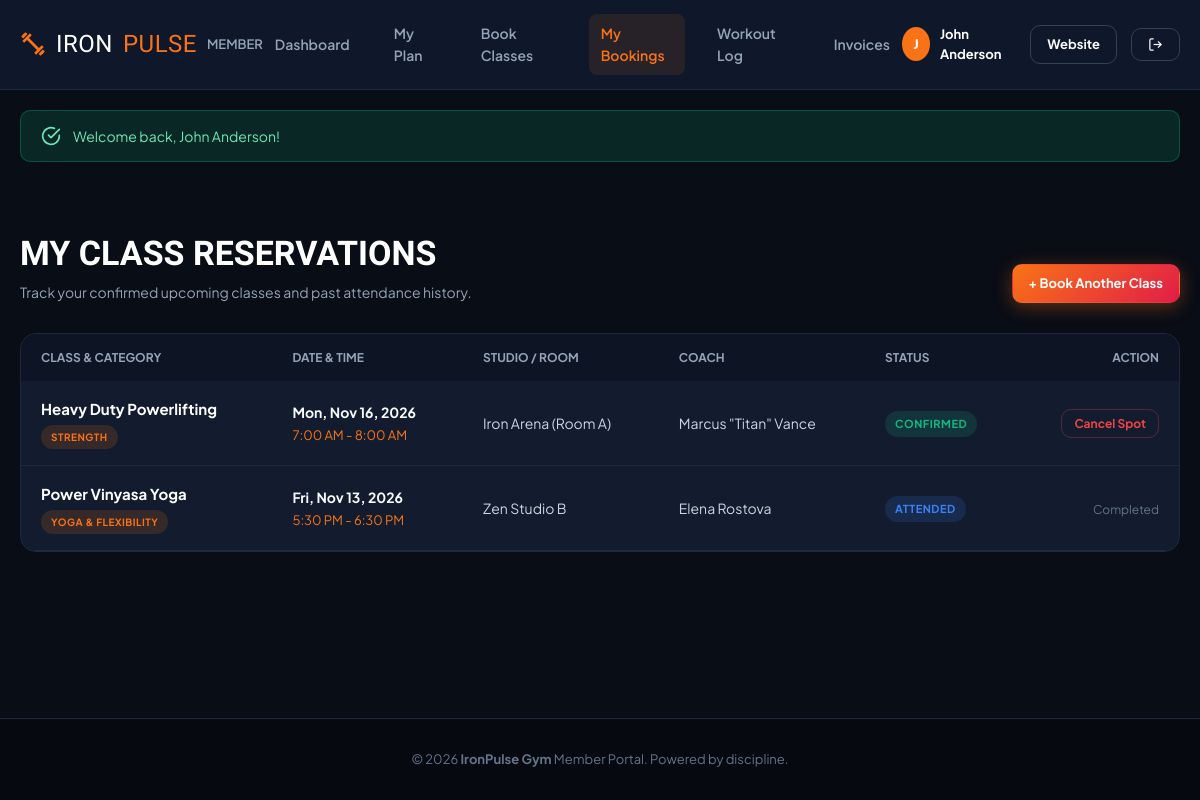
The page /member/my-bookings.php (signed in) on the database its author committed.
### tables this page shows
CREATE TABLE `users` (
  `id` INT AUTO_INCREMENT PRIMARY KEY,
  `full_name` VARCHAR(100) NOT NULL,
  `email` VARCHAR(120) NOT NULL UNIQUE,
  `password` VARCHAR(255) NOT NULL,
  `phone` VARCHAR(30) DEFAULT NULL,
  `role` ENUM('admin', 'member') NOT NULL DEFAULT 'member',
  `gender` ENUM('male', 'female', 'other') DEFAULT 'other',
  `dob` DATE DEFAULT NULL,
  `avatar` VARCHAR(255) DEFAULT 'default-avatar.png',
  `address` TEXT DEFAULT NULL,
  `emergency_contact` VARCHAR(150) DEFAULT NULL,
  `fitness_goals` TEXT DEFAULT NULL,
  `status` ENUM('active', 'inactive', 'suspended') NOT NULL DEFAULT 'active',
  `created_at` TIMESTAMP DEFAULT CURRENT_TIMESTAMP,
  `updated_at` TIMESTAMP DEFAULT CURRENT_TIMESTAMP ON UPDATE CURRENT_TIMESTAMP
);

CREATE TABLE `class_bookings` (
  `id` INT AUTO_INCREMENT PRIMARY KEY,
  `schedule_id` INT NOT NULL,
  `user_id` INT NOT NULL,
  `booking_date` DATE NOT NULL,
  `status` ENUM('confirmed', 'attended', 'cancelled') NOT NULL DEFAULT 'confirmed',
  `booked_at` TIMESTAMP DEFAULT CURRENT_TIMESTAMP,
  FOREIGN KEY (`schedule_id`) REFERENCES `class_schedules` (`id`) ON DELETE CASCADE,
  FOREIGN KEY (`user_id`) REFERENCES `users` (`id`) ON DELETE CASCADE
);

CREATE TABLE `classes` (
  `id` INT AUTO_INCREMENT PRIMARY KEY,
  `name` VARCHAR(120) NOT NULL,
  `category` ENUM('Strength', 'Cardio', 'HIIT', 'Yoga & Flexibility', 'Combat / Boxing', 'Crossfit') NOT NULL DEFAULT 'Strength',
  `trainer_id` INT DEFAULT NULL,
  `description` TEXT DEFAULT NULL,
  `duration_minutes` INT NOT NULL DEFAULT 60,
  `capacity` INT NOT NULL DEFAULT 20,
  `intensity` ENUM('Beginner', 'Intermediate', 'Advanced', 'All Levels') NOT NULL DEFAULT 'All Levels',
  `image` VARCHAR(255) DEFAULT 'class-default.jpg',
  `status` ENUM('active', 'inactive') NOT NULL DEFAULT 'active',
  `created_at` TIMESTAMP DEFAULT CURRENT_TIMESTAMP,
  FOREIGN KEY (`trainer_id`) REFERENCES `trainers` (`id`) ON DELETE SET NULL
);

CREATE TABLE `class_schedules` (
  `id` INT AUTO_INCREMENT PRIMARY KEY,
  `class_id` INT NOT NULL,
  `day_of_week` ENUM('Monday', 'Tuesday', 'Wednesday', 'Thursday', 'Friday', 'Saturday', 'Sunday') NOT NULL,
  `start_time` TIME NOT NULL,
  `end_time` TIME NOT NULL,
  `room` VARCHAR(80) DEFAULT 'Main Studio A',
  `created_at` TIMESTAMP DEFAULT CURRENT_TIMESTAMP,
  FOREIGN KEY (`class_id`) REFERENCES `classes` (`id`) ON DELETE CASCADE
);

CREATE TABLE `trainers` (
  `id` INT AUTO_INCREMENT PRIMARY KEY,
  `name` VARCHAR(100) NOT NULL,
  `specialty` VARCHAR(150) NOT NULL,
  `bio` TEXT DEFAULT NULL,
  `experience_years` INT DEFAULT 3,
  `email` VARCHAR(120) DEFAULT NULL,
  `phone` VARCHAR(30) DEFAULT NULL,
  `photo` VARCHAR(255) DEFAULT 'default-trainer.png',
  `social_instagram` VARCHAR(100) DEFAULT NULL,
  `social_linkedin` VARCHAR(100) DEFAULT NULL,
  `status` ENUM('active', 'inactive') NOT NULL DEFAULT 'active',
  `created_at` TIMESTAMP DEFAULT CURRENT_TIMESTAMP
);

### config/config.php (called while the page is built, shortened)
<?php
function url($path = '') {
    $cleanPath = ltrim($path, '/');
    return BASE_URL . ($cleanPath ? '/' . $cleanPath : '');
}
function asset($path = '') {
    return url('assets/' . ltrim($path, '/'));
}
function format_date($dateStr, $format = 'M d, Y') {
    $time = strtotime($dateStr);
    return $time ? date($format, $time) : '-';
}
function format_time($timeStr) {
    $time = strtotime($timeStr);
    return $time ? date('g:i A', $time) : '-';
}

### config/auth.php (called while the page is built, shortened)
<?php
require_once __DIR__ . '/config.php';
function is_logged_in() {
    return !empty($_SESSION['user_id']) && !empty($_SESSION['user_role']);
}
function current_user() {
    static $user = null;
    if ($user === null) {
        $db = getDB();
        $stmt = $db->prepare("SELECT * FROM users WHERE id = ? AND status = 'active' LIMIT 1");
        $stmt->execute([$_SESSION['user_id']]);
        $user = $stmt->fetch();
    }
    return $user;
}

### member/my-bookings.php (the view, shortened to what this page needs)
<?php
require_once __DIR__ . '/../config/config.php';
require_once __DIR__ . '/../config/auth.php';
$user = current_user();
$db = getDB();
$bookings = [];
try {
    $stmt = $db->prepare("
        SELECT b.*, s.day_of_week, s.start_time, s.end_time, s.room, c.name AS class_name, c.category, c.intensity, t.name AS trainer_name
        FROM class_bookings b
        JOIN class_schedules s ON b.schedule_id = s.id
        JOIN classes c ON s.class_id = c.id
        LEFT JOIN trainers t ON c.trainer_id = t.id
        WHERE b.user_id = ?
        ORDER BY b.booking_date DESC, s.start_time DESC
    ");
    $stmt->execute([$user['id']]);
    $bookings = $stmt->fetchAll();
} catch (Exception $e) {}
require_once __DIR__ . '/includes/member_header.php';
?>
<div class="container" style="padding: 40px 20px;">
    <div style="display: flex; justify-content: space-between; align-items: flex-end; margin-bottom: 30px; flex-wrap: wrap; gap: 16px;">
        <div>
            <h1 style="font-family: var(--font-heading); font-size: 34px; color: #fff;">MY CLASS RESERVATIONS</h1>
            <p style="color: var(--text-muted); font-size: 14px;">Track your confirmed upcoming classes and past attendance history.</p>
        </div>
        <a href="<?= url('member/book-class.php') ?>" class="btn btn-primary btn-sm">+ Book Another Class</a>
    </div>
    <div style="background: var(--mem-card); border: 1px solid var(--mem-border); border-radius: 16px; overflow: hidden;">
        <div style="overflow-x: auto;">
            <table class="data-table" style="width: 100%; border-collapse: collapse;">
                <thead>
                    <tr style="background: #0d1424; text-align: left;">
                        <th style="padding: 14px 20px; font-size: 12px; color: var(--mem-muted); text-transform: uppercase;">Class & Category</th>
                        <th style="padding: 14px 20px; font-size: 12px; color: var(--mem-muted); text-transform: uppercase;">Date & Time</th>
                        <th style="padding: 14px 20px; font-size: 12px; color: var(--mem-muted); text-transform: uppercase;">Studio / Room</th>
                        <th style="padding: 14px 20px; font-size: 12px; color: var(--mem-muted); text-transform: uppercase;">Coach</th>
                        <th style="padding: 14px 20px; font-size: 12px; color: var(--mem-muted); text-transform: uppercase;">Status</th>
                        <th style="padding: 14px 20px; font-size: 12px; color: var(--mem-muted); text-transform: uppercase; text-align: right;">Action</th>
                    </tr>
                </thead>
                <tbody>
                    <?php if (!empty($bookings)): ?>
                        <?php foreach ($bookings as $b): ?>
                            <tr style="border-bottom: 1px solid var(--mem-border);">
                                <td style="padding: 16px 20px;">
                                    <div style="font-weight: 700; color: #fff; font-size: 15px;"><?= htmlspecialchars($b['class_name']) ?></div>
                                    <span class="badge badge-primary" style="font-size: 10px; margin-top: 4px;"><?= htmlspecialchars($b['category']) ?></span>
                                </td>
                                <td style="padding: 16px 20px; font-size: 14px;">
                                    <strong><?= format_date($b['booking_date'], 'D, M d, Y') ?></strong><br>
                                    <span style="color: var(--mem-primary); font-size: 13px;">
                                        <?= format_time($b['start_time']) ?> - <?= format_time($b['end_time']) ?>
                                    </span>
                                </td>
                                <td style="padding: 16px 20px; font-size: 14px; color: var(--text-secondary);">
                                    <?= htmlspecialchars($b['room']) ?>
                                </td>
                                <td style="padding: 16px 20px; font-size: 14px; color: var(--text-secondary);">
                                    <?= htmlspecialchars($b['trainer_name'] ?? 'Staff Coach') ?>
                                </td>
                                <td style="padding: 16px 20px;">
                                    <?php if ($b['status'] === 'confirmed'): ?>
                                        <span class="badge badge-success">Confirmed</span>
                                    <?php elseif ($b['status'] === 'attended'): ?>
                                        <span class="badge badge-info">Attended</span>
                                    <?php else: ?>
                                        <span class="badge badge-danger">Cancelled</span>
                                    <?php endif; ?>
                                </td>
                                <td style="padding: 16px 20px; text-align: right;">
                                    <?php if ($b['status'] === 'confirmed' && $b['booking_date'] >= date('Y-m-d')): ?>
                                        <form method="POST" action="" onsubmit="return confirm('Cancel this confirmed spot?');" style="display: inline;">
                                            <button type="submit" class="btn btn-outline btn-sm" style="color: #ef4444; border-color: rgba(239,68,68,0.3); padding: 6px 12px; font-size: 12px;">
                                                Cancel Spot
                                            </button>
                                        </form>
                                    <?php else: ?>
                                        <span style="color: var(--text-dim); font-size: 12px;">Completed</span>
                                    <?php endif; ?>
                                </td>
                            </tr>
                        <?php endforeach; ?>
                    <?php endif; ?>
                </tbody>
            </table>
        </div>
    </div>
</div>
<?php require_once __DIR__ . '/includes/member_footer.php'; ?>

### member/includes/member_header.php (shortened to what this page needs)
<?php
require_once __DIR__ . '/../../config/config.php';
require_once __DIR__ . '/../../config/auth.php';
$user = current_user();
$curPage = basename($_SERVER['SCRIPT_NAME'] ?? '');
?>
<!DOCTYPE html>
<html lang="en">
<head>
    <link rel="stylesheet" href="<?= asset('css/style.css') ?>">
    <link rel="stylesheet" href="<?= asset('css/member.css') ?>">
</head>
<body class="member-body">
<header class="member-navbar">
    <div class="container member-nav-inner">
        <a href="<?= url('member/index.php') ?>" class="brand-logo" style="font-size: 24px;">
            <svg width="26" height="26" viewBox="0 0 24 24" fill="none" stroke="currentColor" stroke-width="2.5"><path d="m6.5 6.5 11 11"/><path d="m21 21-1-1"/><path d="m3 3 1 1"/><path d="m18 22 4-4"/><path d="m2 6 4-4"/><path d="m3 10 7-7"/><path d="m14 21 7-7"/></svg>
            IRON<span>PULSE</span> <span style="font-size: 13px; font-family: var(--font-body); color: var(--text-muted); font-weight: 600; letter-spacing: 0;">MEMBER</span>
        </a>
        <nav class="member-links">
            <a href="<?= url('member/index.php') ?>" class="member-nav-item <?= $curPage === 'index.php' ? 'active' : '' ?>">Dashboard</a>
            <a href="<?= url('member/membership.php') ?>" class="member-nav-item <?= $curPage === 'membership.php' ? 'active' : '' ?>">My Plan</a>
            <a href="<?= url('member/book-class.php') ?>" class="member-nav-item <?= $curPage === 'book-class.php' ? 'active' : '' ?>">Book Classes</a>
            <a href="<?= url('member/my-bookings.php') ?>" class="member-nav-item <?= $curPage === 'my-bookings.php' ? 'active' : '' ?>">My Bookings</a>
            <a href="<?= url('member/workout-tracker.php') ?>" class="member-nav-item <?= $curPage === 'workout-tracker.php' ? 'active' : '' ?>">Workout Log</a>
            <a href="<?= url('member/payments.php') ?>" class="member-nav-item <?= $curPage === 'payments.php' ? 'active' : '' ?>">Invoices</a>
        </nav>
        <div style="display: flex; align-items: center; gap: 14px;">
            <a href="<?= url('member/profile.php') ?>" style="display: flex; align-items: center; gap: 10px; color: #fff; font-size: 13px; font-weight: 700; text-decoration: none;">
                <div style="width: 34px; height: 34px; border-radius: 50%; background: var(--mem-primary); display: flex; align-items: center; justify-content: center; font-weight: 800; color: #fff;">
                    <?= strtoupper(substr($user['full_name'], 0, 1)) ?>
                </div>
                <span><?= htmlspecialchars($user['full_name']) ?></span>
            </a>
            <a href="<?= url('index.php') ?>" class="btn btn-outline btn-sm" title="Go to Public Website">Website</a>
            <a href="<?= url('logout.php') ?>" class="btn btn-outline btn-sm" title="Log Out">
                <svg width="15" height="15" viewBox="0 0 24 24" fill="none" stroke="currentColor" stroke-width="2"><path d="M9 21H5a2 2 0 0 1-2-2V5a2 2 0 0 1 2-2h4"/><polyline points="16 17 21 12 16 7"/><line x1="21" y1="12" x2="9" y2="12"/></svg>
            </a>
        </div>
    </div>
</header>
<?php require_once __DIR__ . '/../../includes/alerts.php'; ?>

### rows shown on the page
users: full_name "J", full_name "John Anderson"
class_bookings: classes.name "Heavy Duty Powerlifting", classes.category "STRENGTH", booking_date "Mon, Nov 16, 2026", schedule.start_time "7:00 AM", schedule.end_time "8:00 AM", schedule.room "Iron Arena (Room A)", trainers.name "Marcus \"Titan\" Vance", status "CONFIRMED"
class_bookings: classes.name "Power Vinyasa Yoga", classes.category "YOGA & FLEXIBILITY", booking_date "Fri, Nov 13, 2026", schedule.start_time "5:30 PM", schedule.end_time "6:30 PM", schedule.room "Zen Studio B", trainers.name "Elena Rostova", status "ATTENDED"

### other values the page prints
$flash['message'] "Welcome back, John Anderson!"
APP_NAME "IronPulse Gym"
